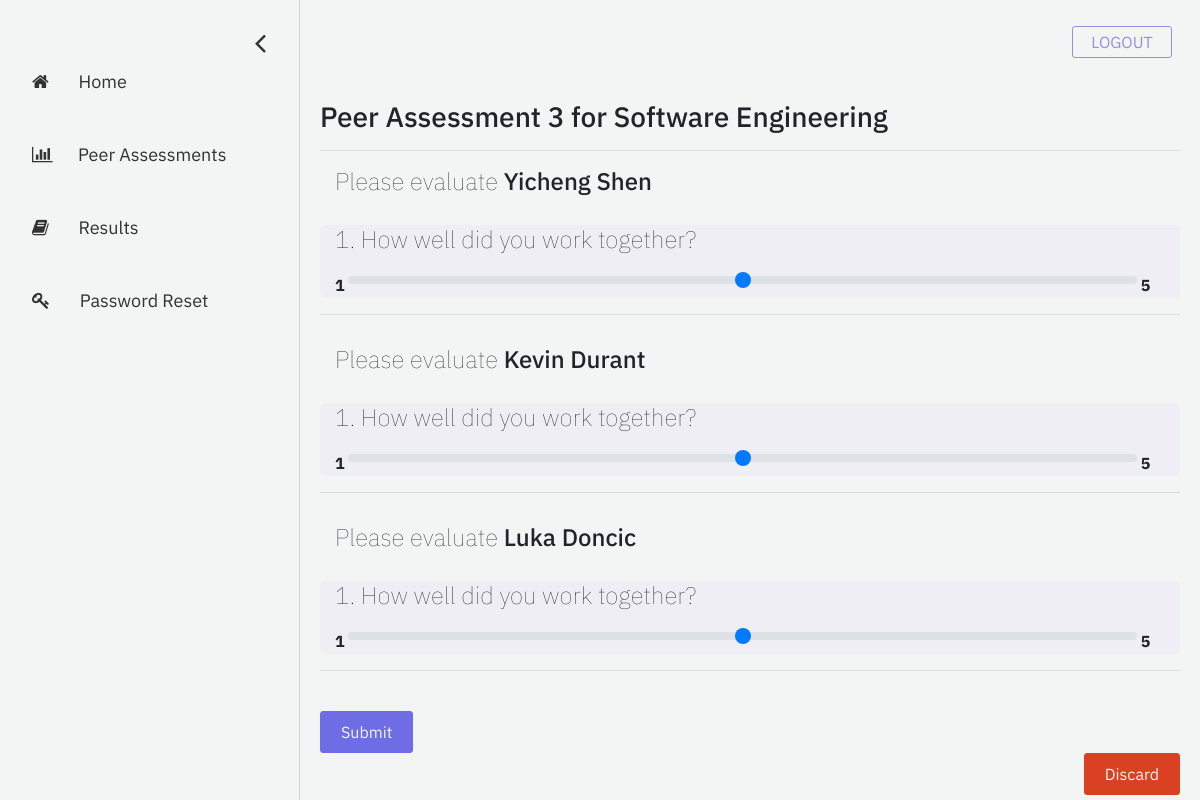
Screenshot of /student/answer-assessment/20/ (signed in) with the database file from the repository.
### assessment/models.py (models this page shows, shortened)
class Assessment(models.Model):
    name = models.CharField("assessment name", max_length=255)
    description = models.TextField("description", max_length=512, blank=True)
    date_created = models.DateTimeField("date created", auto_now_add=True)
    start_date = models.DateField("start date")
    end_date = models.DateField("end date")
    open_status = models.BooleanField("open status", default=True)
    course = models.ForeignKey(Course, on_delete=models.CASCADE) # the course that this peer review belongs to
    questions = models.ManyToManyField(Question) # a set of Questions under this assessment
    result_sets = models.ManyToManyField(Result_set) # a set of Result_sets under this assessment
    completed_students = models.ManyToManyField(User, related_name="completed_students") # a set of Users who have completed this assessment

class Question(models.Model):
    TYPE_TEXT = 'Text'
    TYPE_Rating = 'Rating'
    ANSWER_TYPE = (
        (TYPE_TEXT, "Text"),
        (TYPE_Rating, "Rating"),
    )
    question_text = models.CharField(max_length=500)
    type_answer = models.CharField(max_length=6, choices=ANSWER_TYPE, default=TYPE_Rating)

### registration/models.py (models this page shows, shortened)
class Course(models.Model):
    course_name = models.CharField("course name", max_length=60)
    course_code = models.IntegerField("course code")
    section_number = models.SmallIntegerField("section number")
    year = models.SmallIntegerField("year of realization")
    semester_choices = (
        ('S', 'Spring'),
        ('F', 'Fall'),
    )
    semester = models.CharField("semester of realization", max_length = 1, choices = semester_choices)
    professors = models.ManyToManyField(User)
    students = models.ManyToManyField(User, related_name="students")

### account/models.py (models this page shows, shortened)
class User(AbstractBaseUser, PermissionsMixin):
    email = models.EmailField(
        verbose_name=_('email address'), max_length=255, unique=True
    )
    first_name = models.CharField(_('first name'), max_length=30, blank=True)
    last_name = models.CharField(_('last name'), max_length=150, blank=True)
    eagle_id = models.CharField(max_length = 8, unique=True)
    is_student = models.BooleanField(
        _('student status'),
        default=False,
        help_text=_(
            'Shows whether this user is a student. '
        ),
    )
    is_instructor = models.BooleanField(
        _('instructor status'),
        default=False,
        help_text=_(
            'Shows whether this user is a instructor. '
        ),
    )
    is_active = models.BooleanField(
        _('active'),
        default=True,
        help_text=_(
            'Designates whether this user should be treated as active. '
            'Unselect this instead of deleting accounts.'
        ),
    )
    is_staff = models.BooleanField(
        _('admin status'),
        default=False,
        help_text=_(
            'Designates whether the user can log into this admin site.'
        ),
    )
    date_joined = models.DateTimeField(
        _('date joined'), default=timezone.now
    )
    objects = UserManager()
    USERNAME_FIELD = 'email'
    REQUIRED_FIELDS = ['first_name', 'last_name', 'eagle_id', 'is_student', 'is_instructor']

### eval_student/views.py (the view)
# urls.py: path('answer-assessment/<int:assessment_id>/', views.answer_assessment, name='answer-assessment'),
def answer_assessment(request, assessment_id):
    assessment = Assessment.objects.get(pk=assessment_id) # the assessment object
    questions = assessment.questions.all() # set of questions in this assessment
    teams = Team.objects.filter(course=assessment.course) # set of teams in this course
    evaluated_team = None
    evaluated = []
    for team in teams:
        if request.user in team.student.all():
            evaluated_team = team
            for each in team.student.all():
                if each != request.user:
                    evaluated.append(each)
    context = {
        'assessment': assessment,
        'question_list': questions,
        'team': evaluated_team,
        'evaluated_list': evaluated,
    }
    return render(request, 'eval_student/answer-assessment.html', context=context)

### eval_student/templates/eval_student/answer-assessment.html (shortened to what this page needs)
{% extends 'eval_student/base-sidebar.html'%}
{% load static %}
{% block content%}
	<div id="main">
		<h3>{{ assessment.name }} for {{ assessment.course.course_name }}</h3>
		<hr>
		<form action="{% url 'submit_assessment' assessment_id=assessment.id %}" method="post"> {% csrf_token %}
			{% for student in evaluated_list %}
				<div class="container">
					<h4>Please evaluate <b style="font-weight: 500;">{{student.first_name}} {{student.last_name}}</b></h4>
				</div>
				{% for question in question_list %}
				<div class="container" style="background-color: rgba(107, 99, 255, 0.036); border-radius: 6px;">
					<h4 style="margin-bottom: 15px; margin-top: 30px;">{{forloop.counter}}. {{ question.question_text }}</h4>
					{% if question.type_answer == question.TYPE_Rating %}
						<div>
							<b>1</b>  <input style="width: 95%;" type="range" class="custom-range" min="1" max="5" step="1" id="q_@{{ student.eagle_id }}{{ question.id }}" name="q_@{{ student.eagle_id }}{{ question.id }}"> <b> 5</b>
						</div>
					{% else %}
						<textarea style="width: 95%;" rows="5" id="q_@{{ student.eagle_id }}{{ question.id }}" name="q_@{{ student.eagle_id }}{{ question.id }}"></textarea>
					{% endif %}
				</div>
				{% endfor %}
				<hr style="margin-bottom: 30px;">
			{% endfor %}
			<button style="margin-top: 10px;" type="submit" class="buttons purple">Submit</button>
		</form>
		<form>
				<button formaction="{% url 'peer-assessments' %}" class="buttons red float-right">Discard</button>
		</form>
	</div>
{% endblock %}

### eval_student/static/eval_student/css/base-sidebar.css (style rules this page uses)
body { font-family: 'IBM Plex Sans', sans-serif; background-color: #f3f4f4; }
#main { transition: margin-left .5s; padding: 20px; }
.buttons { -webkit-border-radius: 3px; -moz-border-radius: 3px; border-radius: 3px; line-height: 0px; color: #f3f4f4; padding: 20px; display: inline-block; cursor: pointer; text-align: center; text-decoration: none; }
.purple { border: 1px solid #6f6de5; background-color: #6f6de5; }
.red { border: 1px solid #d94122; background-color: #d94122; }

### eval_student/static/eval_student/css/peer-assessments.css (style rules this page uses)
h4 { font-weight: 80; margin-right: 5%; }

### rows the page displays
Assessment: name "Peer Assessment 3", course.course_name "Software Engineering"
User: first_name "Yicheng", last_name "Shen"
Question: question_text "How well did you work together?"
User: first_name "Kevin", last_name "Durant"
User: first_name "Luka", last_name "Doncic"
